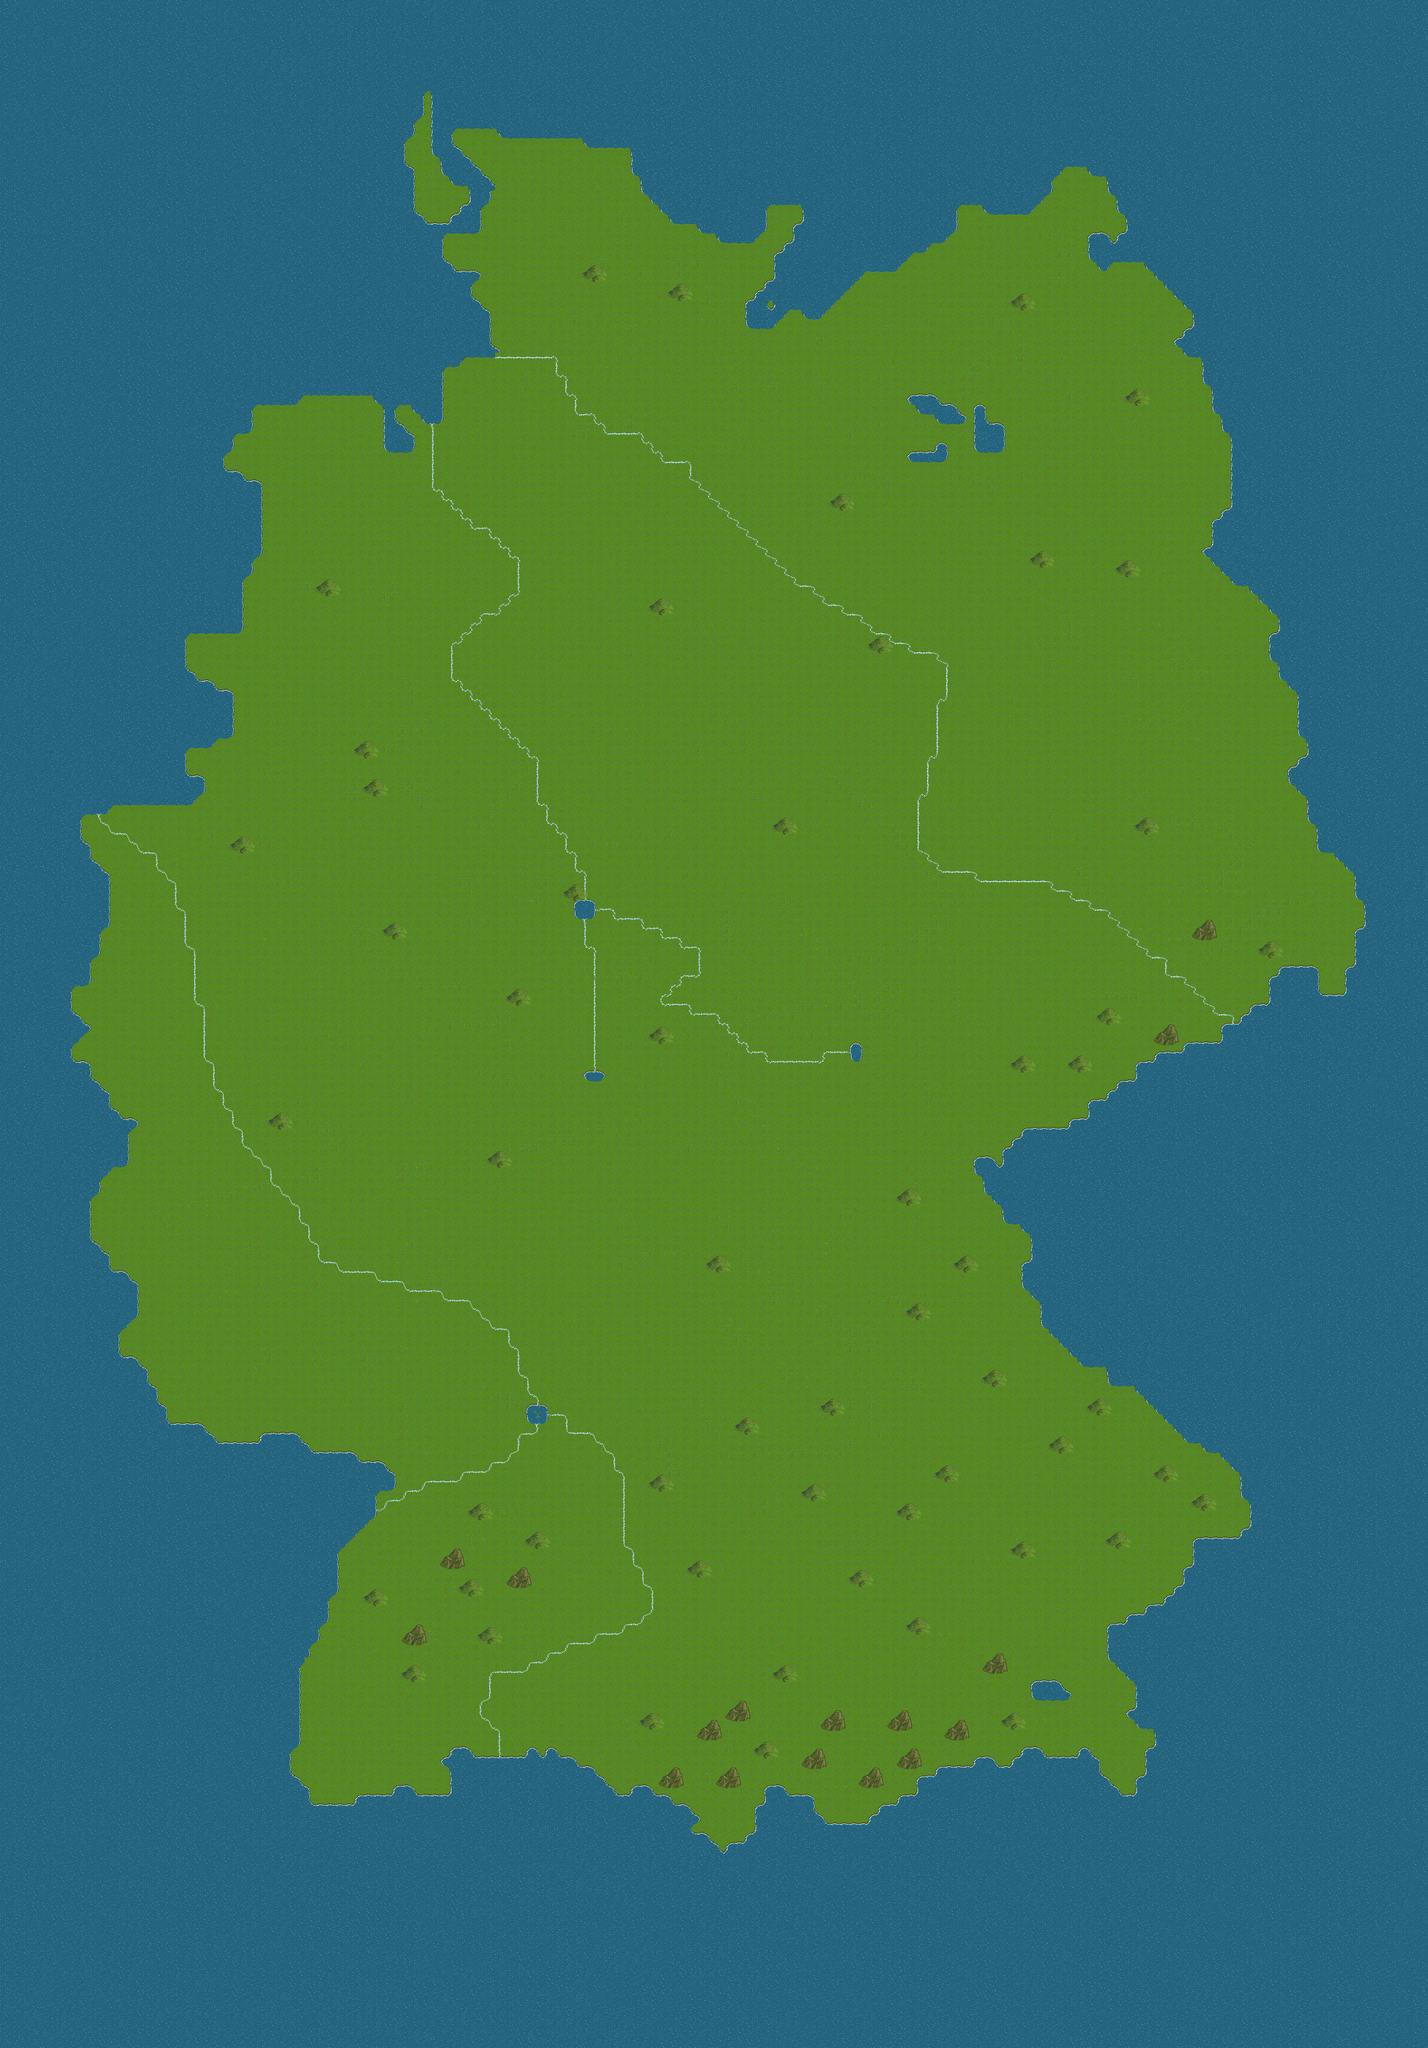

A 2D game scene composited from a Tiled map and its tileset images. What follows is a short description and the map's XML, with each tile layer's data collapsed to a summary:
An orthogonal 150x215 tile map with 16x16 px tiles, 4 tile layers (Water, Grass, Flüsse, Deko), 2 tilesets and 31 objects (31x unpassable_border).

<map version="1.5" tiledversion="1.6.0" orientation="orthogonal" renderorder="right-down" width="150" height="215" tilewidth="16" tileheight="16" infinite="0" nextlayerid="13" nextobjectid="53">
 <tileset firstgid="1" source="tileset_tsx.tsx" />
 <tileset firstgid="337" source="water_tsx.tsx" />
 <layer id="9" name="Water" width="150" height="215">
  <data>[32250 cells, 32250 non-empty, 56 distinct tile ids]</data>
 </layer>
 <layer id="1" name="Grass" width="150" height="215">
  <data>[32250 cells, 17143 non-empty, 13 distinct tile ids]</data>
 </layer>
 <layer id="6" name="Flüsse" width="150" height="215">
  <data>[32250 cells, 510 non-empty, 11 distinct tile ids]</data>
 </layer>
 <layer id="8" name="Deko" width="150" height="215" opacity="0.7">
  <data>[32250 cells, 1471 non-empty, 17 distinct tile ids]</data>
 </layer>
 <objectgroup id="12" name="obstacles">
  <object id="15" name="unpassable_border" x="0" y="0" width="368" height="1344" />
  <object id="16" name="unpassable_border" x="432" y="0" width="368" height="672" />
  <object id="19" name="unpassable_border" x="800" y="0" width="1600" height="256" />
  <object id="20" name="unpassable_border" x="1072" y="256" width="928" height="96" />
  <object id="22" name="unpassable_border" x="2000" y="256" width="400" height="784" />
  <object id="23" name="unpassable_border" x="2160" y="1040" width="240" height="384" />
  <object id="24" name="unpassable_border" x="1792" y="1840" width="608" height="512" />
  <object id="25" name="unpassable_border" x="1888" y="2592" width="512" height="848" />
  <object id="26" name="unpassable_border" x="0" y="2672" width="512" height="768" />
  <object id="27" name="unpassable_border" x="0" y="2432" width="592" height="240" />
  <object id="28" name="unpassable_border" x="0" y="1344" width="160" height="1088" />
  <object id="31" name="unpassable_border" x="1120" y="352" width="176" height="48" />
  <object id="33" name="unpassable_border" x="1344" y="352" width="272" height="96" />
  <object id="34" name="unpassable_border" x="1264" y="448" width="160" height="112" />
  <object id="35" name="unpassable_border" x="1840" y="352" width="160" height="144" />
  <object id="36" name="unpassable_border" x="2048" y="1632" width="352" height="208" />
  <object id="37" name="unpassable_border" x="1872" y="1744" width="176" height="96" />
  <object id="38" name="unpassable_border" x="1664" y="1888" width="128" height="192" />
  <object id="39" name="unpassable_border" x="1712" y="2080" width="80" height="176" />
  <object id="40" name="unpassable_border" x="1952" y="2352" width="448" height="80" />
  <object id="41" name="unpassable_border" x="2064" y="2432" width="336" height="160" />
  <object id="42" name="unpassable_border" x="592" y="2432" width="64" height="144" />
  <object id="43" name="unpassable_border" x="160" y="2272" width="112" height="160" />
  <object id="44" name="unpassable_border" x="160" y="2128" width="64" height="96" />
  <object id="45" name="unpassable_border" x="160" y="1824" width="64" height="144" />
  <object id="46" name="unpassable_border" x="368" y="0" width="64" height="1056" />
  <object id="47" name="unpassable_border" x="512" y="3024" width="656" height="416" />
  <object id="48" name="unpassable_border" x="752" y="2944" width="272" height="80" />
  <object id="49" name="unpassable_border" x="1168" y="3008" width="720" height="432" />
  <object id="50" name="unpassable_border" x="1552" y="2944" width="336" height="64" />
  <object id="51" name="unpassable_border" x="2256" y="1424" width="144" height="208" />
 </objectgroup>
</map>
